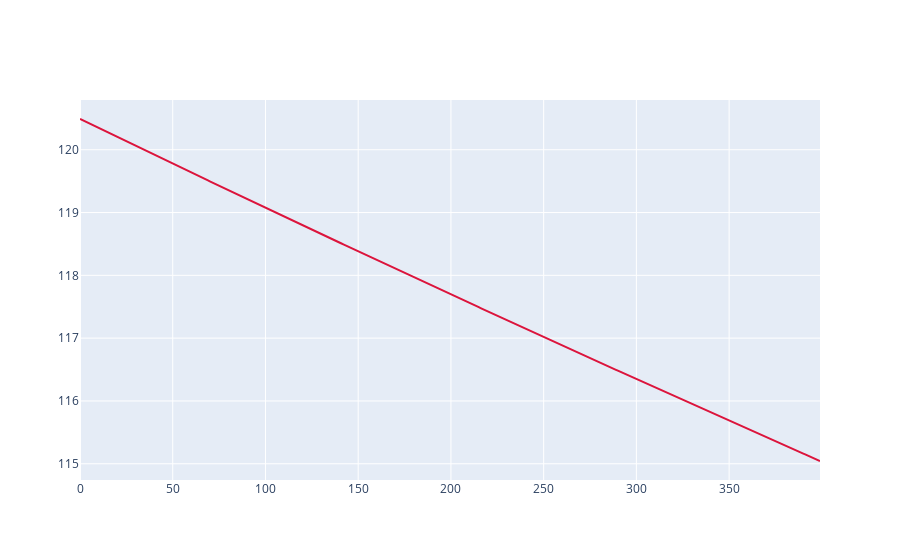

Notebook code cell kept with this figure:
### Code cell


### Figure 1 — Plotly figure (JSON) as saved in the notebook; plotly's stock layout.template omitted (floating-point values rounded to 4 significant figures; data arrays with more than 128 entries replaced by an {"elided": "..."} marker saying what was removed)
{"data": [{"line": {"color": "crimson"}, "type": "scatter", "x": {"elided": "400 int values"}, "y": {"elided": "400 float values"}}], "layout": {}}
